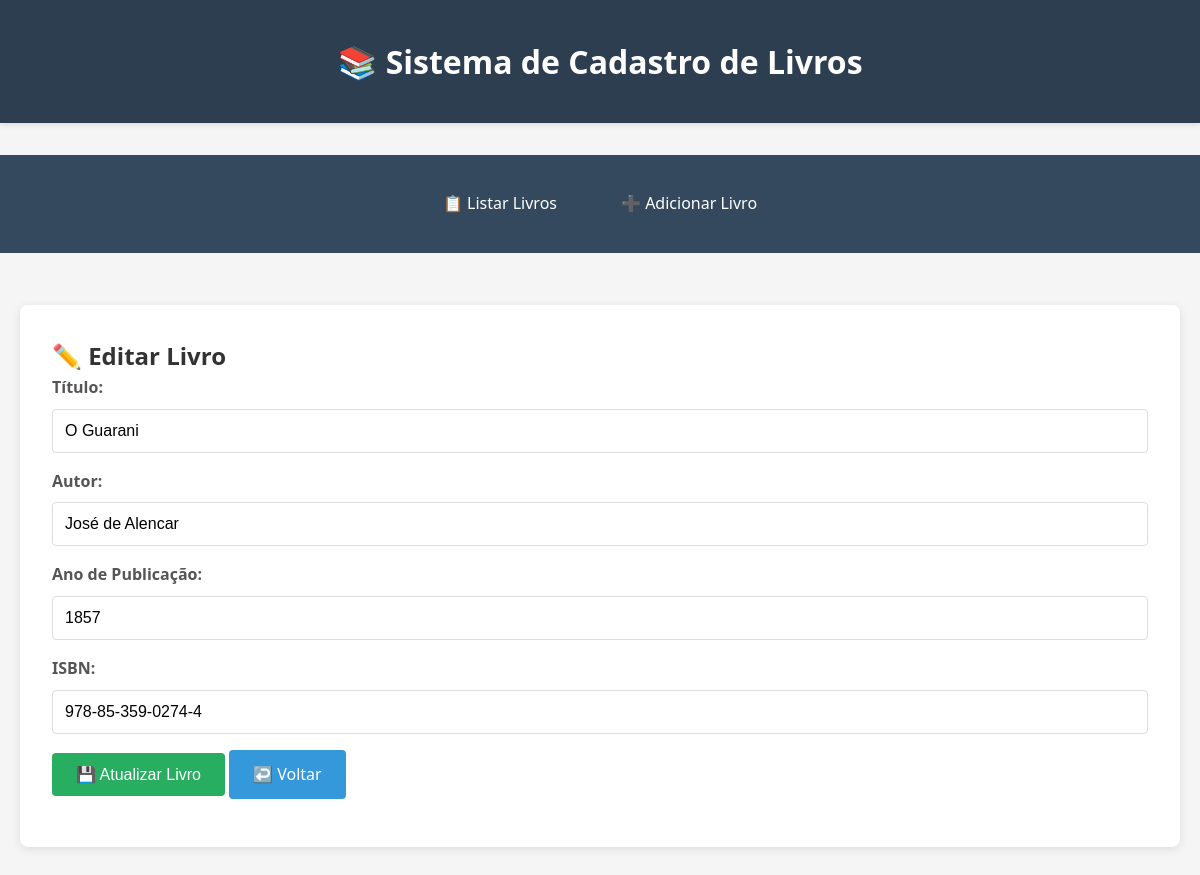
/livros.php?acao=editar&id=4, run on the app's committed database.
### tables this page shows
CREATE TABLE IF NOT EXISTS livros (
    id INT AUTO_INCREMENT PRIMARY KEY,
    titulo VARCHAR(255) NOT NULL,
    autor VARCHAR(255) NOT NULL,
    ano INT NOT NULL,
    isbn VARCHAR(20) NOT NULL,
    created_at TIMESTAMP DEFAULT CURRENT_TIMESTAMP,
    updated_at TIMESTAMP DEFAULT CURRENT_TIMESTAMP ON UPDATE CURRENT_TIMESTAMP,
    
    INDEX idx_titulo (titulo),
    INDEX idx_autor (autor),
    INDEX idx_ano (ano),
    UNIQUE INDEX idx_isbn (isbn)
);

### config/Database.php (called while the page is built, shortened)
<?php
class Database
{
    private static ?PDO $conexao = null;
    private string $host = 'localhost';
    private string $dbname = 'sistema_completo';
    private string $username = 'root';
    private string $password = '&tec77@info!';
    private function conectar(): void
    {
        try {
            $dsn = "mysql:host={$this->host};dbname={$this->dbname};charset=utf8mb4";
            self::$conexao = new PDO($dsn, $this->username, $this->password, [
                PDO::ATTR_ERRMODE => PDO::ERRMODE_EXCEPTION,
                PDO::ATTR_DEFAULT_FETCH_MODE => PDO::FETCH_ASSOC,
                PDO::ATTR_EMULATE_PREPARES => false
            ]);
        } catch (PDOException $e) {
            die("Erro na conexão com o banco de dados: " . $e->getMessage());
        }
    }
    public function getConexao(): PDO
    {
        return self::$conexao;
    }
}
?>

### models/LivroRepository.php (called while the page is built, shortened)
<?php
require_once __DIR__ . '/../config/Database.php';
class LivroRepository
{
    private PDO $conexao;
    public function __construct(Database $database)
    {
        $this->conexao = $database->getConexao();
    }
    public function buscarPorId(int $id): ?Livro
    {
        try {
            $sql = "SELECT * FROM livros WHERE id = :id";
            $stmt = $this->conexao->prepare($sql);
            $stmt->execute([':id' => $id]);
            $row = $stmt->fetch();
            if ($row) {
                return new Livro(
                    $row['id'],
                    $row['titulo'],
                    $row['autor'],
                    $row['ano'],
                    $row['isbn']
                );
            }
            return null;
        } catch (PDOException $e) {
            error_log("Erro ao buscar livro: " . $e->getMessage());
            return null;
        }
    }
}
?>

### models/Livro.php (called while the page is built, shortened)
<?php
class Livro
{
    private ?int $id;
    private string $titulo;
    private string $autor;
    private int $ano;
    private string $isbn;
    public function __construct(?int $id, string $titulo, string $autor, int $ano, string $isbn)
    {
        $this->id = $id;
    }
    public function getId(): ?int
    {
        return $this->id;
    }
    public function getTitulo(): string
    {
        return $this->titulo;
    }
    public function getAutor(): string
    {
        return $this->autor;
    }
    public function getAno(): int
    {
        return $this->ano;
    }
    public function getIsbn(): string
    {
        return $this->isbn;
    }
    public function setTitulo(string $titulo): void
    {
        $this->titulo = trim($titulo);
    }
    public function setAutor(string $autor): void
    {
        $this->autor = trim($autor);
    }
    public function setAno(int $ano): void
    {
        $anoAtual = (int)date('Y');
        $this->ano = $ano;
    }
    public function setIsbn(string $isbn): void
    {
        $isbnLimpo = preg_replace('/[-\s]/', '', $isbn);
        $this->isbn = trim($isbn);
    }
}
?>

### public/livros/editar.php (the view)
<?php include 'views/layout.php'; ?>
<div class="card">
    <h2>✏️ Editar Livro</h2>
    <form method="POST" action="livros.php?acao=editar&id=<?= $livro->getId() ?>">
        <div class="form-group">
            <label for="titulo">Título:</label>
            <input type="text" id="titulo" name="titulo" required
                   value="<?= htmlspecialchars($livro->getTitulo()) ?>">
        </div>
        <div class="form-group">
            <label for="autor">Autor:</label>
            <input type="text" id="autor" name="autor" required
                   value="<?= htmlspecialchars($livro->getAutor()) ?>">
        </div>
        <div class="form-group">
            <label for="ano">Ano de Publicação:</label>
            <input type="number" id="ano" name="ano" required min="1000" max="<?= date('Y') + 1 ?>"
                   value="<?= $livro->getAno() ?>">
        </div>
        <div class="form-group">
            <label for="isbn">ISBN:</label>
            <input type="text" id="isbn" name="isbn" required
                   value="<?= htmlspecialchars($livro->getIsbn()) ?>">
        </div>
        <div class="form-group">
            <button type="submit" class="btn btn-success">💾 Atualizar Livro</button>
            <a href="index.php" class="btn">↩️ Voltar</a>
        </div>
    </form>
</div>
</body>
</html>

### public/livros/layout.php (style rules this page uses)
* { margin: 0; padding: 0; box-sizing: border-box; }
body { font-family: 'Segoe UI', Tahoma, Geneva, Verdana, sans-serif; background-color: #f5f5f5; color: #333; line-height: 1.6; }
.card { background: white; border-radius: 8px; padding: 2rem; box-shadow: 0 2px 10px rgba(0,0,0,0.1); margin-bottom: 2rem; }
.form-group { margin-bottom: 1rem; }
label { display: block; margin-bottom: 0.5rem; font-weight: bold; color: #555; }
input[type="text"], input[type="number"] { width: 100%; padding: 0.75rem; border: 1px solid #ddd; border-radius: 4px; font-size: 1rem; }
.btn { display: inline-block; padding: 0.75rem 1.5rem; background-color: #3498db; color: white; text-decoration: none; border: none; border-radius: 4px; cursor: pointer; font-size: 1rem; transition: background-color 0.3s; }
.btn-success { background-color: #27ae60; }

### data on the page
livros: titulo "O Guarani", autor "José de Alencar", ano "1857", isbn "978-85-359-0274-4"
